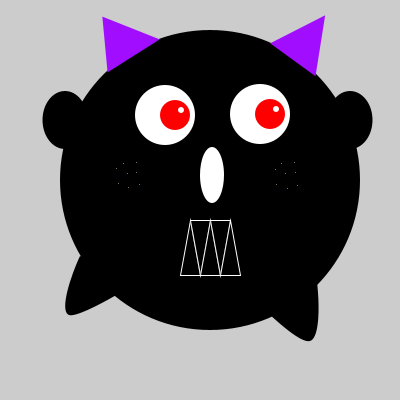
Frame 1 (no input)
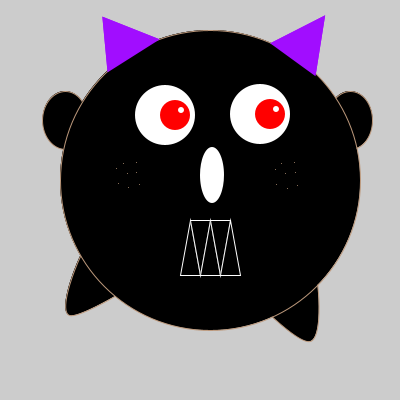
Frame 2 (the mouse pressed at the canvas centre, redrawn once)

The Processing sketch that drew these frames (run headless with seeded random() and noise(); the mouse was pressed at the canvas centre and the sketch redrawn once):

// Processing sketch: processing_87747
// ── processing_87747.pde

float x;
float y;


void setup() {
        size(400,400); // La taille de la fenetre.
        frameRate(30); // Le nombre d'images par seconde.
        smooth(); // Lisser les formes dessinees.
        noLoop();
        noStroke();
       
        
        
        
        
}

void draw() {

//---------Main droite----------
fill(0);
ellipse(350,120,45,58);
//----------Main gauche-----------
fill(0);
ellipse(65,120,45,58);
//-------------Jambe droite----------
fill(0);
beginShape();
curveVertex(222,240);
curveVertex(235, 279);
curveVertex(310, 341);
curveVertex(312, 256);
curveVertex(266,198);
endShape(CLOSE);
//----------Jambe gauche-------------
fill(0);
beginShape();
curveVertex(64,300);
curveVertex(140,279);
curveVertex(69,315);
curveVertex(80,256);
curveVertex(124,198);
endShape(CLOSE);
//----------Visage-------------
fill(0);
ellipse(210,180,300,300);


//----------Dents--------------
translate(150,200);
fill(0);
stroke(255);
beginShape(TRIANGLE_STRIP);
vertex(30, 75);
vertex(40, 20);
vertex(50, 75);
vertex(60, 20);
vertex(70, 75);
vertex(80, 20);
vertex(90, 75);
endShape();
noStroke();
//----------Yeux*-------------
          //Oeil gauche
          translate(45,-130);
          fill(255);
          ellipse(65,44,60,60);
          fill(255,0,0);
          ellipse(75, 44, 30, 30);
          fill(255);
          ellipse(81,39, 6, 6);
          // Oeil droit
          translate(-50,-5);
          fill(255);
          ellipse(20,50, 60, 60);
          fill(255,0,0);
          ellipse(30,50, 30, 30);
          fill(255);
          ellipse(36, 45, 6, 6);
//-----------Nez----------------
ellipse(67,110,24,56);
//----------Corne droite---------------
fill(161,13,255);
translate(145,-100);
rotate(PI/5);
triangle(30,75,58,20,86,75);
//----------Corne gauche--------------
translate(-85,80);
rotate(PI/3.7);
triangle(30,75,58,20,86,75);
//-------------Boutons(droit)----------------

translate(8,17);
stroke(188,152,123);
point(195, -120);
point(205, -100);
point(190, -100);
point(185, -107);
point(195, -110);
point(210, -110);
point(185, -120);
point(208, -121);
//------------Boutons(gauche)----------------
translate(-15, 158);
point(195, -120);
point(205, -100);
point(190, -100);
point(185, -107);
point(195, -110);
point(210, -110);
point(185, -120);
point(208, -121);






//*Source : Processing: A Programming Handbook for Visual Designers and Artists 
//Par Casey Reas,Ben Fry (21-02) (Yeux) (22-03)
}
